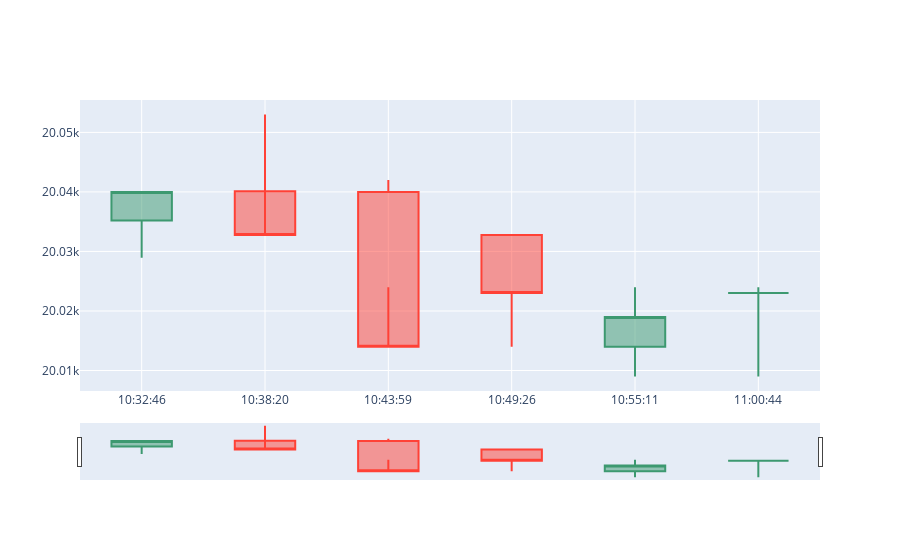

Notebook code cell kept with this figure:
### Code cell
plot_rate(300) #Check plot_rate_300 for output

### Figure 1 — Plotly figure (JSON) as saved in the notebook; plotly's stock layout.template omitted (floating-point values rounded to 4 significant figures)
{"data": [{"close": [20040, 20030.0, 20014, 20023, 20019, 20023], "high": [20040.0, 20053, 20042, 20030.0, 20024, 20024], "low": [20030.0, 20040, 20024, 20014, 20009, 20009], "open": [20040.0, 20040.0, 20040, 20030.0, 20014, 20023], "type": "candlestick", "x": ["10:32:46", "10:38:20", "10:43:59", "10:49:26", "10:55:11", "11:00:44"]}], "layout": {}}
